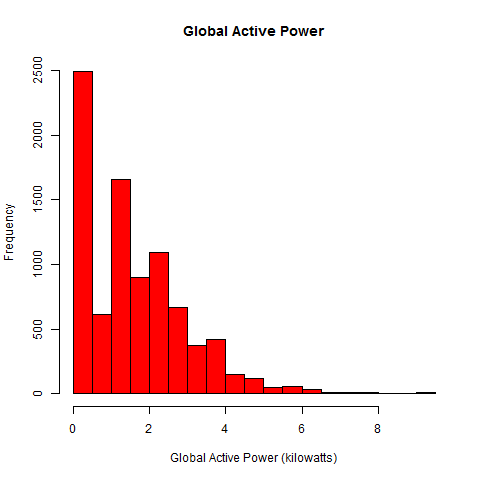

This chart was generated by the following R code:
source("setUp.R")
setup()
data <- readData()
png(filename="plot1.png", width=480, height=480, units="px")
hist(data$GlobalActivePower, col="red", main="Global Active Power", xlab="Global Active Power (kilowatts)")
dev.off()